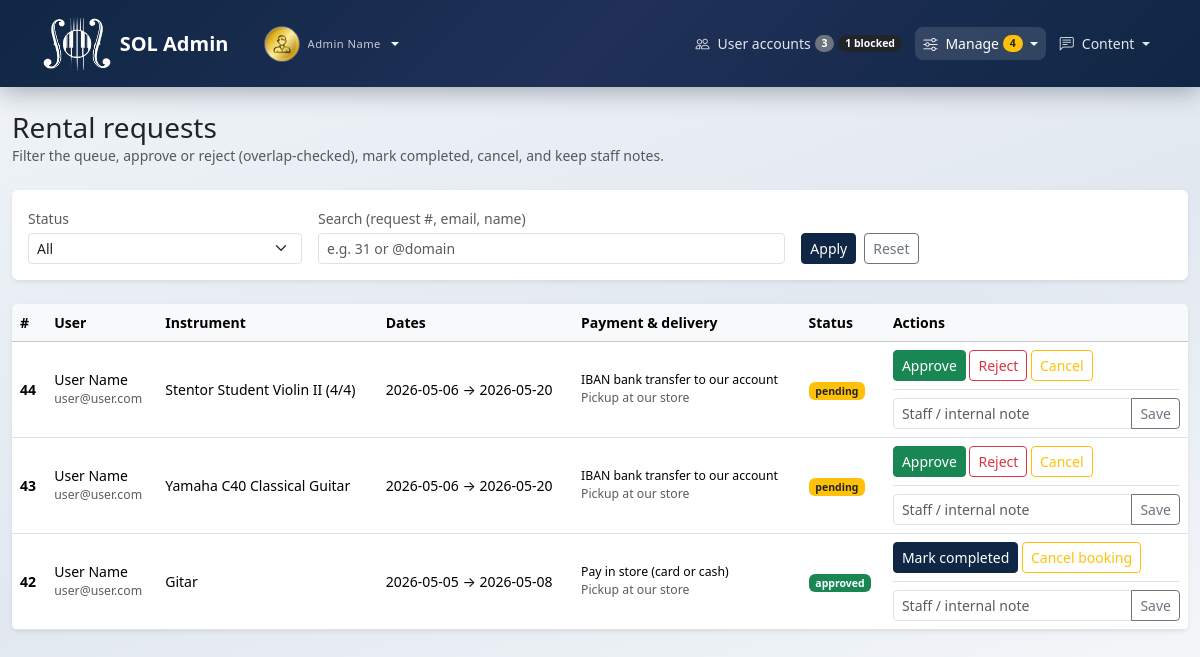
Screenshot of /admin/rentals_admin.php (signed in) with the database file from the repository.
### tables this page shows
CREATE TABLE IF NOT EXISTS `users` (
  `id` int(11) NOT NULL AUTO_INCREMENT,
  `first_name` varchar(255) NOT NULL,
  `last_name` varchar(255) NOT NULL,
  `pass` varchar(255) NOT NULL,
  `email` varchar(255) NOT NULL,
  `dob` date DEFAULT NULL,
  `picture` varchar(255) DEFAULT 'avatar.png',
  `status` varchar(10) NOT NULL DEFAULT 'user',
  `account_blocked` tinyint(1) NOT NULL DEFAULT 0,
  PRIMARY KEY (`id`),
  UNIQUE KEY `uk_users_email` (`email`)
);

CREATE TABLE IF NOT EXISTS `rental_requests` (
  `id` int(11) NOT NULL AUTO_INCREMENT,
  `user_id` int(11) NOT NULL,
  `instrument_id` int(11) NOT NULL,
  `start_date` date NOT NULL,
  `end_date` date NOT NULL,
  `purpose` varchar(500) NOT NULL,
  `payment_method` varchar(32) NOT NULL DEFAULT 'store' COMMENT 'store|iban',
  `delivery_method` varchar(32) NOT NULL DEFAULT 'pickup' COMMENT 'pickup|courier',
  `delivery_notes` text DEFAULT NULL COMMENT 'Courier / formatted delivery address',
  `status` enum('pending','approved','rejected','completed','cancelled') NOT NULL DEFAULT 'pending',
  `admin_note` varchar(500) DEFAULT NULL,
  `requested_at` timestamp NULL DEFAULT current_timestamp(),
  `decided_at` timestamp NULL DEFAULT NULL,
  `created_at` timestamp NULL DEFAULT current_timestamp(),
  `updated_at` timestamp NULL DEFAULT current_timestamp() ON UPDATE current_timestamp(),
  PRIMARY KEY (`id`),
  KEY `idx_rental_user` (`user_id`),
  KEY `idx_rental_instrument` (`instrument_id`),
  KEY `idx_rental_status` (`status`),
  KEY `idx_rental_dates` (`start_date`,`end_date`),
  KEY `idx_rental_instrument_status_dates` (`instrument_id`,`status`,`start_date`,`end_date`)
);

CREATE TABLE IF NOT EXISTS `instruments` (
  `id` int(11) NOT NULL AUTO_INCREMENT,
  `category_id` int(11) DEFAULT NULL,
  `name` varchar(120) NOT NULL,
  `daily_price` decimal(10,2) NOT NULL,
  `condition` enum('excellent','good','fair','needs_service') NOT NULL DEFAULT 'good',
  `description` text DEFAULT NULL,
  `image_url` varchar(255) DEFAULT NULL,
  `is_active` tinyint(1) NOT NULL DEFAULT 1,
  `created_at` timestamp NULL DEFAULT current_timestamp(),
  `updated_at` timestamp NULL DEFAULT current_timestamp() ON UPDATE current_timestamp(),
  PRIMARY KEY (`id`),
  KEY `idx_instruments_category` (`category_id`),
  KEY `idx_instruments_name` (`name`),
  KEY `idx_instruments_active` (`is_active`)
);

### admin/rentals_admin.php (the view, shortened to what the rows shown need)
<?php
require_once dirname(__DIR__) . "/includes/app.php";
require_once dirname(__DIR__) . "/includes/rental_helpers.php";
$hasAdminNote = sol_db_column_exists($connect, "rental_requests", "admin_note");
$hasDecidedAt = sol_db_column_exists($connect, "rental_requests", "decided_at");
$hasRentalOptions = sol_db_column_exists($connect, "rental_requests", "payment_method")
    && sol_db_column_exists($connect, "rental_requests", "delivery_method");
$conds = ["1=1"];
$sql = "SELECT r.*, u.first_name, u.last_name, u.email, i.name AS instrument_name
         FROM rental_requests r
         JOIN users u ON u.id = r.user_id
         JOIN instruments i ON i.id = r.instrument_id
         WHERE " . implode(" AND ", $conds) . "
         ORDER BY r.id DESC";
$stList = $connect->prepare($sql);
$stList->execute();
$rows = $stList->get_result()->fetch_all(MYSQLI_ASSOC);
$nav_role = "admin";
require_once dirname(__DIR__) . "/includes/layout_top.php";
?>
<div class="container py-4" style="max-width: 1200px;">
    <div class="d-flex flex-wrap justify-content-between align-items-center gap-2 mb-4">
        <div>
            <h1 class="h3 mb-0">Rental requests</h1>
        </div>
    </div>
    <?php if ($rows === []): ?>
        <div class="alert alert-light border shadow-sm">No rental requests match your filters.</div>
    <?php else: ?>
        <div class="table-responsive card border-0 shadow-sm">
            <table class="table table-hover align-middle mb-0 bg-white small">
                <thead class="table-light">
                    <tr>
                        <th>#</th>
                        <th>User</th>
                        <th>Instrument</th>
                        <th>Dates</th>
                        <th>Payment &amp; delivery</th>
                        <th>Status</th>
                        <th style="min-width: 280px">Actions</th>
                    </tr>
                </thead>
                <tbody>
                    <?php foreach ($rows as $r): ?>
                        <?php
                        $rid = (int)$r["id"];
                        $stt = (string)($r["status"] ?? "");
                        $badge = sol_rental_status_badge_class($stt);
                        $existingNote = trim((string)($r["admin_note"] ?? ""));
                        ?>
                        <tr>
                            <td class="fw-semibold"><?= $rid ?></td>
                            <td>
                                <div class="fw-medium"><?= htmlspecialchars(trim(($r["first_name"] ?? "") . " " . ($r["last_name"] ?? "")), ENT_QUOTES, "UTF-8") ?></div>
                                <div class="small text-muted text-break"><?= htmlspecialchars((string)($r["email"] ?? ""), ENT_QUOTES, "UTF-8") ?></div>
                            </td>
                            <td><?= htmlspecialchars((string)($r["instrument_name"] ?? ""), ENT_QUOTES, "UTF-8") ?></td>
                            <td class="text-nowrap"><?= htmlspecialchars((string)($r["start_date"] ?? ""), ENT_QUOTES, "UTF-8") ?> → <?= htmlspecialchars((string)($r["end_date"] ?? ""), ENT_QUOTES, "UTF-8") ?></td>
                            <td class="small" style="max-width: 220px;">
                                <?php if ($hasRentalOptions): ?>
                                    <?php
                                    $pmC = (string)($r["payment_method"] ?? "");
                                    $dmC = (string)($r["delivery_method"] ?? "");
                                    ?>
                                    <div><?= htmlspecialchars(sol_rental_payment_label($pmC !== "" ? $pmC : "store"), ENT_QUOTES, "UTF-8") ?></div>
                                    <div class="text-muted"><?= htmlspecialchars(sol_rental_delivery_label($dmC !== "" ? $dmC : "pickup"), ENT_QUOTES, "UTF-8") ?></div>
                                <?php else: ?>
                                    <span class="text-muted">—</span>
                                <?php endif; ?>
                            </td>
                            <td><span class="badge <?= $badge ?>"><?= htmlspecialchars($stt, ENT_QUOTES, "UTF-8") ?></span></td>
                            <td>
                                <?php if ($stt === "pending"): ?>
                                    <form method="post" class="d-inline">
                                        <button type="submit" class="btn btn-success btn-sm">Approve</button>
                                    </form>
                                    <button type="button" class="btn btn-outline-danger btn-sm" data-bs-toggle="collapse" data-bs-target="#rej<?= $rid ?>">Reject</button>
                                    <button type="button" class="btn btn-outline-warning btn-sm" data-bs-toggle="collapse" data-bs-target="#can<?= $rid ?>">Cancel</button>
                                <?php elseif ($stt === "approved"): ?>
                                    <form method="post" class="d-inline mb-1" data-sol-confirm="Mark this rental as completed?">
                                        <button type="submit" class="btn btn-primary btn-sm">Mark completed</button>
                                    </form>
                                    <button type="button" class="btn btn-outline-warning btn-sm" data-bs-toggle="collapse" data-bs-target="#can<?= $rid ?>">Cancel booking</button>
                                <?php else: ?>
                                    <span class="text-muted small">—</span>
                                <?php endif; ?>
                                <?php if ($hasAdminNote): ?>
                                    <form method="post" class="mt-2 pt-2 border-top">
                                        <div class="input-group input-group-sm">
                                            <input type="text" class="form-control" name="staff_note" id="staff-<?= $rid ?>" value="<?= htmlspecialchars($existingNote, ENT_QUOTES, "UTF-8") ?>" maxlength="500" placeholder="Staff / internal note">
                                            <button type="submit" class="btn btn-outline-secondary">Save</button>
                                        </div>
                                    </form>
                                <?php endif; ?>
                            </td>
                        </tr>
                    <?php endforeach; ?>
                </tbody>
            </table>
        </div>
    <?php endif; ?>
</div>
<?php require_once dirname(__DIR__) . "/includes/layout_bottom.php";

### includes/partials/navbar.php (shortened to what the rows shown need)
<?php
$homeUrl = sol_url("index.php");
$isGuest = $nav_role === "guest";
$isAuth = $nav_role === "auth";
$isUser = $nav_role === "user";
$isAdmin = $nav_role === "admin";
$brandHref = $isAdmin ? sol_url("admin/dashboard.php") : ($isGuest ? $homeUrl : sol_url("account/home.php"));
$brandLabel = $isAdmin ? "SOL Admin" : "SOL";
?>
<nav class="navbar navbar-expand-lg sol-navbar py-3" data-bs-theme="dark">
    <div class="container" style="max-width: 1140px;">
        <?php if ($isGuest || $isAuth): ?>
        <a class="navbar-brand d-flex align-items-center gap-2 gap-md-3 text-white text-decoration-none mb-0" href="<?= htmlspecialchars($brandHref, ENT_QUOTES, "UTF-8") ?>">
            <img src="<?= htmlspecialchars(sol_url("info/sol-logo.png"), ENT_QUOTES, "UTF-8") ?>" alt="SOL" class="sol-navbar-logo flex-shrink-0">
            <span class="d-flex flex-column lh-1">
                <span class="fw-semibold"><?= htmlspecialchars($brandLabel, ENT_QUOTES, "UTF-8") ?></span>
            </span>
        </a>
        <?php else: ?>
        <div class="d-flex align-items-center gap-2 gap-md-3 me-2 me-lg-3 flex-shrink-1 min-w-0 sol-navbar-brand-cluster">
            <a class="navbar-brand d-flex align-items-center gap-2 text-white text-decoration-none mb-0 py-0" href="<?= htmlspecialchars($brandHref, ENT_QUOTES, "UTF-8") ?>">
                <img src="<?= htmlspecialchars(sol_url("info/sol-logo.png"), ENT_QUOTES, "UTF-8") ?>" alt="SOL" class="sol-navbar-logo flex-shrink-0">
                <span class="fw-semibold d-none d-sm-inline"><?= htmlspecialchars($brandLabel, ENT_QUOTES, "UTF-8") ?></span>
            </a>
            <div class="dropdown">
                <a class="sol-navbar-user-toggle d-flex align-items-center gap-2 text-white text-decoration-none dropdown-toggle <?= ($isUser && $active_nav === "profile") ? "active" : "" ?>"
                   href="#" id="solNavbarUserMenu" role="button" data-bs-toggle="dropdown" data-bs-auto-close="true" aria-expanded="false" aria-label="Account menu">
                    <img src="<?= htmlspecialchars(sol_url("pictures/" . $userPictureNav), ENT_QUOTES, "UTF-8") ?>"
                         width="36" height="36" alt=""
                         class="rounded-circle border border-light border-opacity-25 object-fit-cover flex-shrink-0">
                    <span class="d-flex flex-column lh-1 text-start min-w-0 d-none d-sm-flex">
                        <span class="sol-brand-sub text-truncate" style="max-width: 9.5rem"><?= htmlspecialchars($displayNameNav, ENT_QUOTES, "UTF-8") ?></span>
                    </span>
                </a>
            </div>
        </div>
        <?php endif; ?>
    </div>
</nav>

### rows the page displays
users: picture (picture), displayNameNav "Admin Name"
rental_requests: id "44", user.last_name "User Name", user.email "user@user.com", instrument.name "Stentor Student Violin II (4/4)", start_date "2026-05-06", end_date "2026-05-20", payment_method "IBAN bank transfer to our account", delivery_method "Pickup at our store", status "pending"
rental_requests: id "43", user.last_name "User Name", user.email "user@user.com", instrument.name "Yamaha C40 Classical Guitar", start_date "2026-05-06", end_date "2026-05-20", payment_method "IBAN bank transfer to our account", delivery_method "Pickup at our store", status "pending"
rental_requests: id "42", user.last_name "User Name", user.email "user@user.com", instrument.name "Gitar", start_date "2026-05-05", end_date "2026-05-08", payment_method "Pay in store (card or cash)", delivery_method "Pickup at our store", status "approved"

### other values shown
$brandLabel "SOL Admin"
$adminNavCounts["users_total"] "3"
$adminNavCounts["blocked_users"] "1"
$adminManageAttention "4"
